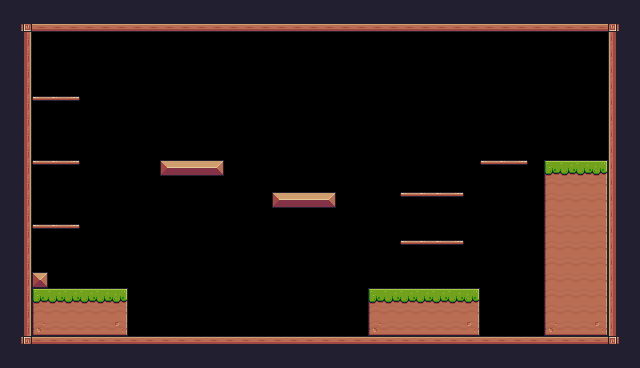

A level layout from a 2D game, rendered from its tile map. Below: a short description, then the map file with its tile-grid data intact:
An orthogonal 40x23 tile map with 16x16 px tiles, 1 tile layer (Background) and 32 objects (12x Fruit, 6x Platform, Player, Saw, Checkpoint, ...).

<map version="1.10" tiledversion="1.11.2" orientation="orthogonal" renderorder="right-down" width="40" height="23" tilewidth="16" tileheight="16" infinite="0" nextlayerid="4" nextobjectid="37">
 <tileset firstgid="1" source="Pixel Adventure.tsx" />
 <layer id="1" name="Background" width="40" height="23">
  <data encoding="csv">
112,112,112,112,112,112,112,112,112,112,112,112,112,112,112,112,112,112,112,112,112,112,112,112,112,112,112,112,112,112,112,112,112,112,112,112,112,112,112,112,
112,3221225587,134,134,134,134,134,134,134,134,134,134,134,134,134,134,134,134,134,134,134,134,134,134,134,134,134,134,134,134,134,134,134,134,134,134,134,134,1073741939,112,
112,113,0,0,0,0,0,0,0,0,0,0,0,0,0,0,0,0,0,0,0,0,0,0,0,0,0,0,0,0,0,0,0,0,0,0,0,0,111,112,
112,113,0,0,0,0,0,0,0,0,0,0,0,0,0,0,0,0,0,0,0,0,0,0,0,0,0,0,0,0,0,0,0,0,0,0,0,0,111,112,
112,113,0,0,0,0,0,0,0,0,0,0,0,0,0,0,0,0,0,0,0,0,0,0,0,0,0,0,0,0,0,0,0,0,0,0,0,0,111,112,
112,113,0,0,0,0,0,0,0,0,0,0,0,0,0,0,0,0,0,0,0,0,0,0,0,0,0,0,0,0,0,0,0,0,0,0,0,0,111,112,
112,113,40,41,42,0,0,0,0,0,0,0,0,0,0,0,0,0,0,0,0,0,0,0,0,0,0,0,0,0,0,0,0,0,0,0,0,0,111,112,
112,113,0,0,0,0,0,0,0,0,0,0,0,0,0,0,0,0,0,0,0,0,0,0,0,0,0,0,0,0,0,0,0,0,0,0,0,0,111,112,
112,113,0,0,0,0,0,0,0,0,0,0,0,0,0,0,0,0,0,0,0,0,0,0,0,0,0,0,0,0,0,0,0,0,0,0,0,0,111,112,
112,113,0,0,0,0,0,0,0,0,0,0,0,0,0,0,0,0,0,0,0,0,0,0,0,0,0,0,0,0,0,0,0,0,0,0,0,0,111,112,
112,113,40,41,42,0,0,0,0,0,13,14,14,15,0,0,0,0,0,0,0,0,0,0,0,0,0,0,0,0,40,41,42,0,7,8,8,9,111,112,
112,113,0,0,0,0,0,0,0,0,0,0,0,0,0,0,0,0,0,0,0,0,0,0,0,0,0,0,0,0,0,0,0,0,29,30,30,31,111,112,
112,113,0,0,0,0,0,0,0,0,0,0,0,0,0,0,0,13,14,14,15,0,0,0,0,40,41,41,42,0,0,0,0,0,29,30,30,31,111,112,
112,113,0,0,0,0,0,0,0,0,0,0,0,0,0,0,0,0,0,0,0,0,0,0,0,0,0,0,0,0,0,0,0,0,29,30,30,31,111,112,
112,113,40,41,42,0,0,0,0,0,0,0,0,0,0,0,0,0,0,0,0,0,0,0,0,0,0,0,0,0,0,0,0,0,29,30,30,31,111,112,
112,113,0,0,0,0,0,0,0,0,0,0,0,0,0,0,0,0,0,0,0,0,0,0,0,40,41,41,42,0,0,0,0,0,29,30,30,31,111,112,
112,113,0,0,0,0,0,0,0,0,0,0,0,0,0,0,0,0,0,0,0,0,0,0,0,0,0,0,0,0,0,0,0,0,29,30,30,31,111,112,
112,113,35,0,0,0,0,0,0,0,0,0,0,0,0,0,0,0,0,0,0,0,0,0,0,0,0,0,0,0,0,0,0,0,29,30,30,31,111,112,
112,113,7,8,8,8,8,9,0,0,0,0,0,0,0,0,0,0,0,0,0,0,0,7,8,8,8,8,8,9,0,0,0,0,29,30,30,31,111,112,
112,113,29,30,30,30,30,31,0,0,0,0,0,0,0,0,0,0,0,0,0,0,0,29,30,30,30,30,30,31,0,0,0,0,29,30,30,31,111,112,
112,113,51,52,52,52,52,53,0,0,0,0,0,0,0,0,0,0,0,0,0,0,0,51,52,52,52,52,52,53,0,0,0,0,51,52,52,53,111,112,
112,2147483763,90,90,90,90,90,90,90,90,90,90,90,90,90,90,90,90,90,90,90,90,90,90,90,90,90,90,90,90,90,90,90,90,90,90,90,90,115,112,
112,112,112,112,112,112,112,112,112,112,112,112,112,112,112,112,112,112,112,112,112,112,112,112,112,112,112,112,112,112,112,112,112,112,112,112,112,112,112,112
</data>
 </layer>
 <objectgroup id="2" name="Spawnpoints">
  <object id="1" name="Player" type="Player" x="96" y="256" width="32" height="32" />
  <object id="2" name="Apple" type="Fruit" x="48" y="192" width="32" height="32" />
  <object id="3" name="Orange" type="Fruit" x="48" y="128" width="32" height="32" />
  <object id="4" name="Bananas" type="Fruit" x="48" y="64" width="32" height="32" />
  <object id="5" name="Cherries" type="Fruit" x="160" y="128" width="32" height="32" />
  <object id="8" name="Cherries" type="Fruit" x="192" y="128" width="32" height="32" />
  <object id="9" name="Cherries" type="Fruit" x="176" y="96" width="32" height="32" />
  <object id="10" name="Cherries" type="Fruit" x="272" y="160" width="32" height="32" />
  <object id="11" name="Cherries" type="Fruit" x="304" y="160" width="32" height="32" />
  <object id="12" name="Cherries" type="Fruit" x="288" y="128" width="32" height="32" />
  <object id="13" name="Kiwi" type="Fruit" x="416" y="208" width="32" height="32" />
  <object id="14" name="Kiwi" type="Fruit" x="416" y="160" width="32" height="32" />
  <object id="15" name="Apple" type="Fruit" x="480" y="128" width="32" height="32" />
  <object id="34" name="Saw" type="Saw" x="352" y="144" width="32" height="32">
   <properties>
    <property name="isVertical" type="bool" value="true" />
    <property name="offNeg" type="float" value="5" />
    <property name="offPos" type="float" value="3" />
   </properties>
  </object>
  <object id="35" name="Checkpoint" type="Checkpoint" x="544" y="96" width="64" height="64" />
  <object id="36" name="Chicken" type="Enemy" x="272" y="304" width="32" height="32">
   <properties>
    <property name="offNeg" type="float" value="10" />
    <property name="offPos" type="float" value="5" />
   </properties>
  </object>
 </objectgroup>
 <objectgroup id="3" name="Collisions">
  <object id="17" x="16" y="32" width="16" height="320" />
  <object id="18" x="16" y="16" width="608" height="16" />
  <object id="19" x="608" y="32" width="16" height="320" />
  <object id="20" x="32" y="336" width="576" height="16" />
  <object id="21" x="32" y="272" width="16" height="16" />
  <object id="22" x="32" y="288" width="96" height="48" />
  <object id="23" x="368" y="288" width="112" height="48" />
  <object id="24" x="544" y="160" width="64" height="176" />
  <object id="25" x="160" y="160" width="64" height="16" />
  <object id="26" x="272" y="192" width="64" height="16" />
  <object id="27" type="Platform" x="32" y="96" width="48" height="16" />
  <object id="28" type="Platform" x="32" y="160" width="48" height="16" />
  <object id="29" type="Platform" x="32" y="224" width="48" height="16" />
  <object id="30" type="Platform" x="480" y="160" width="48" height="16" />
  <object id="31" type="Platform" x="400" y="192" width="64" height="16" />
  <object id="32" type="Platform" x="400" y="240" width="64" height="16" />
 </objectgroup>
</map>
